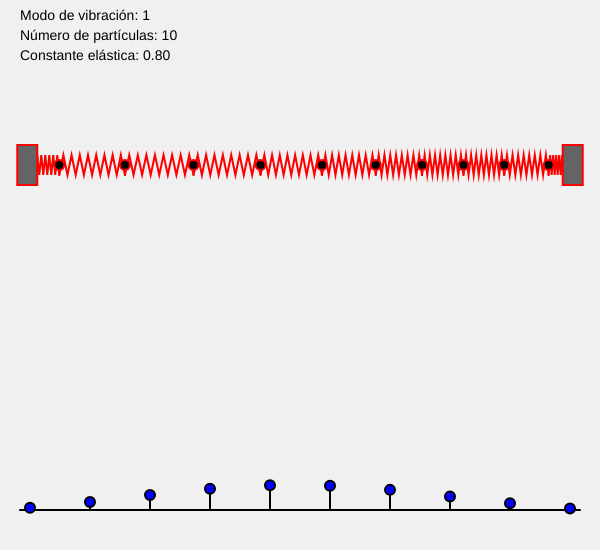
Frame 1 (no input)
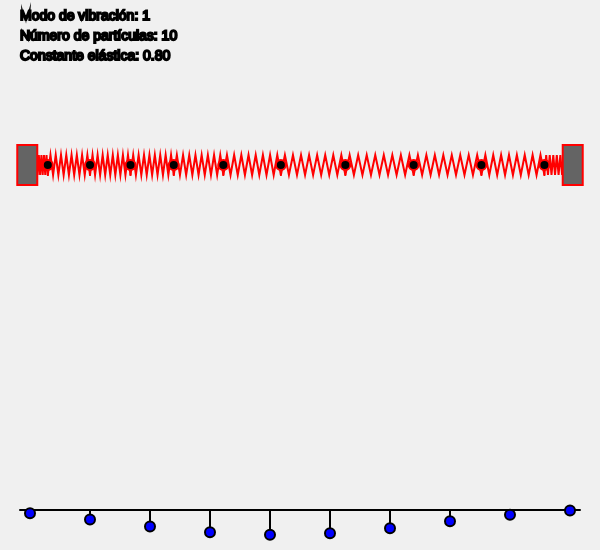
Frame 60 (no input)
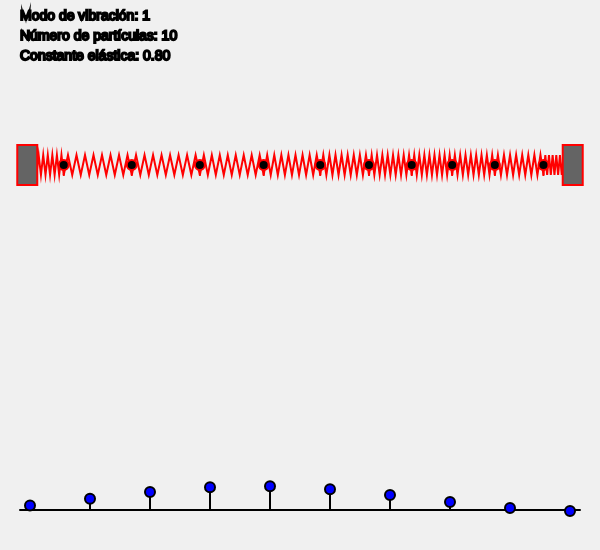
Frame 120 (the mouse pressed at the canvas centre since frame 60)

The p5.js sketch that drew these frames (run headless with seeded random() and noise() and a simulated clock; from frame 60 on, the mouse is pressed at the canvas centre):

// p5.js sketch
// ── sketch.js
/* ***********************************************************
 * ******* SIMULACIÓN LABORATORIO AVANZADO 3 *****************
 * ***********************************************************
 * * Autores: David Alava                                    *
 * *          David Vázquez                                  *
 * *          Caterine Bedoya                                *
 * *          Jhonatan Jurado                                *
 * * Institución: Universidad de Antioquia                   *
 * * Curso: Laboratorio avanzado III                         *
 * ***********************************************************/

let N = 10;
let k = 0.8;
let m = 1;
let masses = [];
let springs = [];
let mode = 1;
let t = 0;
let dt = 0.05;
let numSlider, kSlider;
let leftWall, rightWall;
let omega = [];

function setup() {
  createCanvas(600, 550); // Espacio adicional para la gráfica de amplitudes
  let controls = createDiv().style("padding", "10px");
  createSpan("Número de partículas: ").parent(controls);
  numSlider = createSlider(2, 10, N, 1).parent(controls);
  createSpan(" Constante elástica: ").parent(controls);
  kSlider = createSlider(0.1, 2, k, 0.1).parent(controls);

  let buttons = createDiv().style("padding", "10px");
  createButton("Nuevo").mousePressed(initializeMasses).parent(buttons);
  createButton(">>")
    .mousePressed(() => {
      mode = min(mode + 1, N);
      updateMode();
    })
    .parent(buttons);
  createButton("<<")
    .mousePressed(() => {
      mode = max(mode - 1, 1);
      updateMode();
    })
    .parent(buttons);

  initializeMasses();
}

function initializeMasses() {
  masses = [];
  springs = [];
  N = numSlider.value();
  k = kSlider.value();

  let spacing = width / (N + 1);

  // Fijar las paredes en los extremos
  leftWall = { x: spacing * 0.5, y: height * 0.3 };
  rightWall = { x: width - spacing * 0.5, y: height * 0.3 };

  let K = new Array(N).fill(0).map(() => new Array(N).fill(0));
  let M = new Array(N).fill(0).map(() => new Array(N).fill(0));

  for (let i = 0; i < N; i++) {
    M[i][i] = m;

    if (i > 0) {
      K[i][i] += k;
      K[i][i - 1] = -k;
      K[i - 1][i] = -k;
    }
    K[i][i] += k;
  }

  let eigenvalues = computeEigenvalues(K, M);
  omega = eigenvalues.map((val) => sqrt(val));

  for (let i = 0; i < N; i++) {
    masses.push({
      x: (i + 1) * spacing,
      y: height * 0.3,
      A: 50 * sin(((i + 1) * PI) / (N + 1)),
      phase: ((i + 1) * PI) / (N + 1),
      omega: omega[i],
    });

    if (i == 0) {
      springs.push({ a: -1, b: i }); // Conexión con la pared izquierda
    }
    if (i > 0) {
      springs.push({ a: i - 1, b: i });
    }
  }
  springs.push({ a: N - 1, b: -2 }); // Conexión con la pared derecha
}

function updateMode() {
  for (let i = 0; i < N; i++) {
    masses[i].omega = sqrt(
      ((4 * k) / m) * pow(sin((mode * PI) / (2 * (N + 1))), 2)
    );
    masses[i].A = 50 * sin(((i + 1) * mode * PI) / (N + 1));
    masses[i].phase = ((i + 1) * PI) / (N + 1);
  }
}

function computeEigenvalues(K, M) {
  let A = new Array(N).fill(0).map(() => new Array(N).fill(0));

  for (let i = 0; i < N; i++) {
    for (let j = 0; j < N; j++) {
      A[i][j] = K[i][j] / M[i][i];
    }
  }

  let eigenvalues = [];
  for (let i = 0; i < N; i++) {
    let x = new Array(N).fill(1);
    let lambda = 0,
      prevLambda = 0;

    for (let iter = 0; iter < 100; iter++) {
      let xNew = new Array(N).fill(0);

      for (let j = 0; j < N; j++) {
        for (let k = 0; k < N; k++) {
          xNew[j] += A[j][k] * x[k];
        }
      }

      let norm = Math.sqrt(xNew.reduce((sum, val) => sum + val * val, 0));
      xNew = xNew.map((val) => val / norm);

      prevLambda = lambda;
      lambda = xNew.reduce((sum, val, idx) => sum + val * x[idx], 0);

      if (Math.abs(lambda - prevLambda) < 1e-6) break;
      x = [...xNew];
    }
    eigenvalues.push(lambda);
  }

  return eigenvalues;
}

// Función para dibujar resortes
function drawSpring(x1, y1, x2, y2, coils = 8, amplitude = 10) {
  stroke(255, 0, 0);
  noFill();
  beginShape();
  let dx = (x2 - x1) / (coils * 2);
  let dy = (y2 - y1) / (coils * 2);
  for (let i = 0; i <= coils * 2; i++) {
    let x = x1 + i * dx;
    let y = y1 + i * dy + (i % 2 === 0 ? amplitude : -amplitude);
    vertex(x, y);
  }
  endShape();
}

function draw() {
  background(240);
  t += dt * (1 / sqrt(k));

  fill(0);
  textSize(14);
  text(`Modo de vibración: ${mode}`, 20, 20);
  text(`Número de partículas: ${N}`, 20, 40);
  text(`Constante elástica: ${k.toFixed(2)}`, 20, 60);

  strokeWeight(2);

  for (let s of springs) {
    let a = s.a === -1 ? leftWall : s.a === -2 ? rightWall : masses[s.a];
    let b = s.b === -1 ? leftWall : s.b === -2 ? rightWall : masses[s.b];

    if (!a || !b) continue;

    drawSpring(
      a.x + (a.A ? a.A * sin(a.omega * t + a.phase) : 0),
      a.y,
      b.x + (b.A ? b.A * sin(b.omega * t + b.phase) : 0),
      b.y
    );
  }

  fill(0);
  for (let m of masses) {
    ellipse(m.x + m.A * sin(m.omega * t + m.phase), m.y, 10, 10);
  }

  // Dibujar las paredes fijas
  fill(100);
  rect(leftWall.x - 10, leftWall.y - 20, 20, 40);
  rect(rightWall.x - 10, rightWall.y - 20, 20, 40);

  // Dibujar la gráfica de amplitudes con bolitas y líneas perpendiculares
  drawAmplitudeGraph();
}

// Función para la gráfica de amplitudes con líneas perpendiculares
function drawAmplitudeGraph() {
  let barY = height - 40;
  stroke(0);
  line(20, barY, width - 20, barY);

  fill(0, 0, 255);
  for (let i = 0; i < N; i++) {
    let x = map(i, 0, N - 1, 30, width - 30);
    let yOffset =
      masses[i].A * sin(masses[i].omega * t + masses[i].phase) * 0.5;
    line(x, barY, x, barY - yOffset);
    ellipse(x, barY - yOffset, 10, 10);
  }
}
